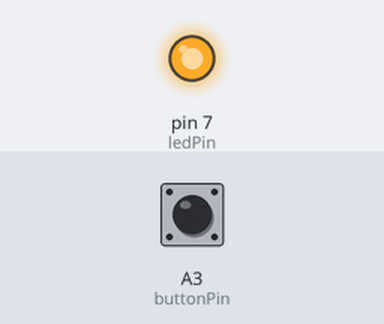
Recording of a sketch running on a simulated Arduino Uno, built with avr-gcc and run on an emulated ATmega328P. Parts: output pins drawn as LEDs (lit = HIGH). The test bench sets the inputs (shaded band); at power-on: A3 (buttonPin) HIGH.

Above: at 1.2 s.
1.3 s: A3 (buttonPin) pulled LOW for 0.15 s
At 1.37 s:
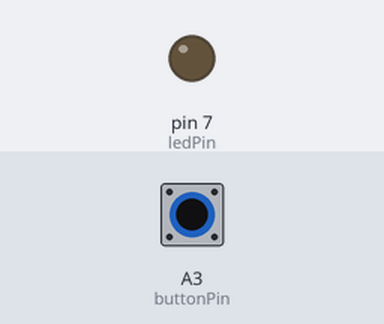
2.9 s: A3 (buttonPin) pulled LOW for 3.2 s
At 7.5 s:
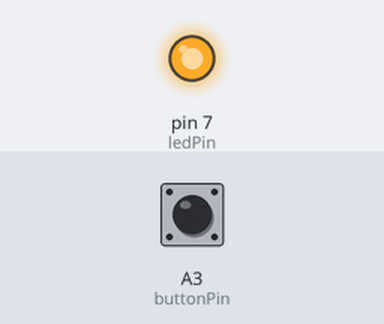
Timing chart, 0 to 9.0 s (numbered marks = the images above; inputs shaded):
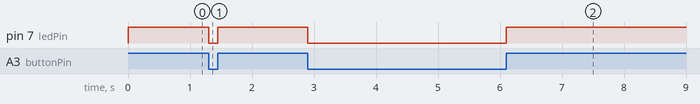

Measured:
- after the input at 1.3 s, pin 7 (ledPin): HIGH → LOW at once, → HIGH 0.15 s later
- after the input at 2.9 s, pin 7 (ledPin): HIGH → LOW at once, → HIGH 3.2 s later

The sketch:

Button_sensitif.ino
```cpp
const int buttonPin = A3;
const int ledPin = 7;
int buttonState = 0;

void setup() {
  pinMode(ledPin, OUTPUT);
  pinMode(buttonPin, INPUT);
}

void loop() {
  buttonState = digitalRead(buttonPin);
  if (buttonState == LOW) {
    digitalWrite(ledPin, LOW);
  } else {
    digitalWrite(ledPin, HIGH);
  }
}
```
